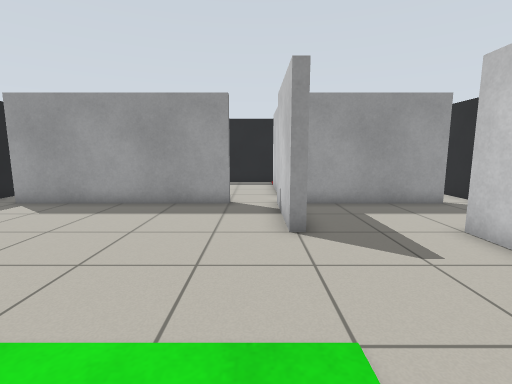
[1] (above)

16 first-person views from a walk through a world built for the Gazebo simulator. The camera is 0.92 m above the floor, tilts 8° down and sees 85° across. The floor is counted in squares, 0.5 m on a side. Each view is taken from the middle of a square. On the plan, view 1 faces up. The plan holds only what a view shows up to about 16 squares ahead; the rest is blank. Robots are left out.

[2]
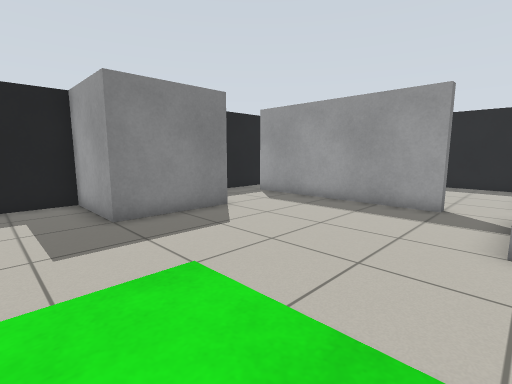

[3]
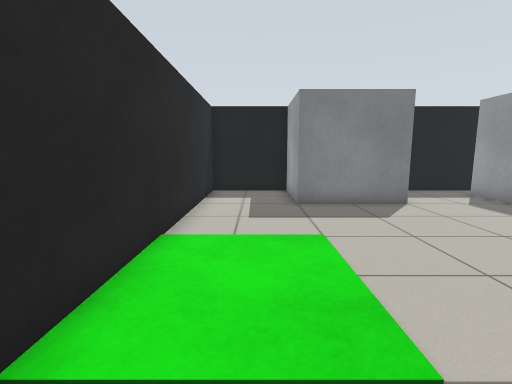

[4]
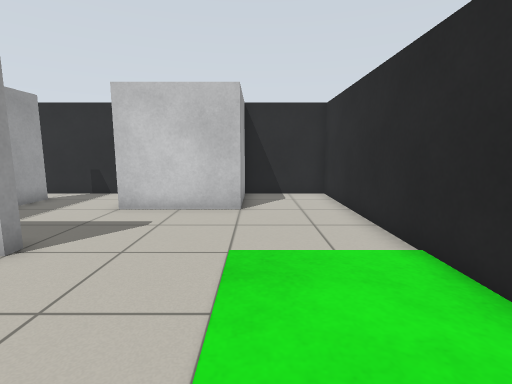

[5]
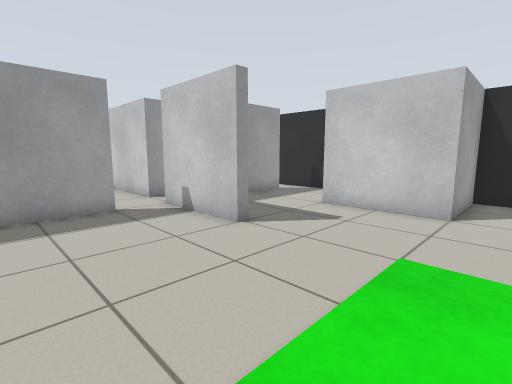

[6]
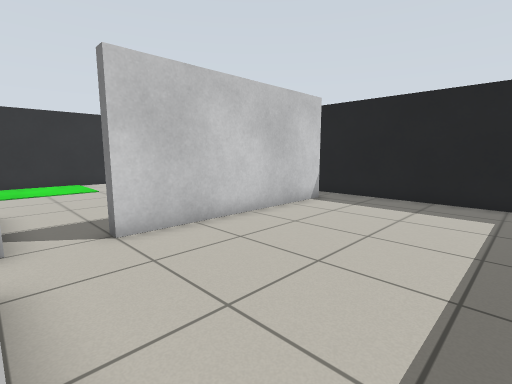

[7]
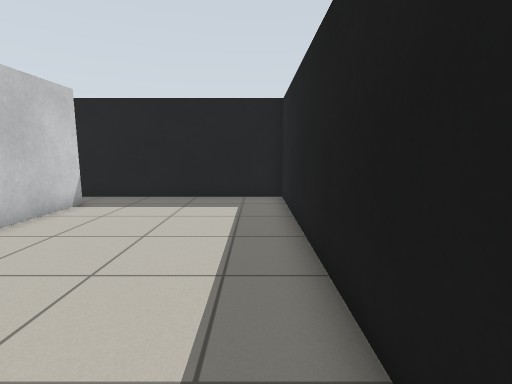

[8]
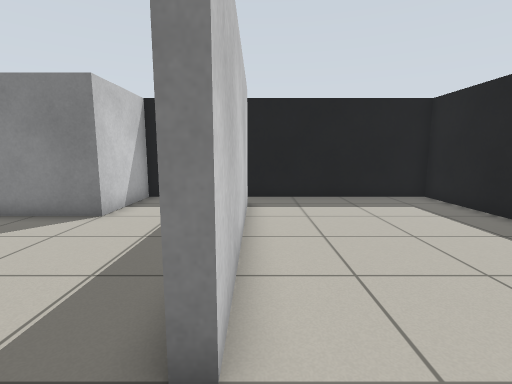

[9]
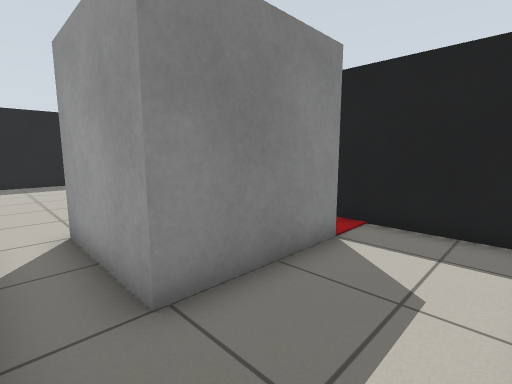

[10]
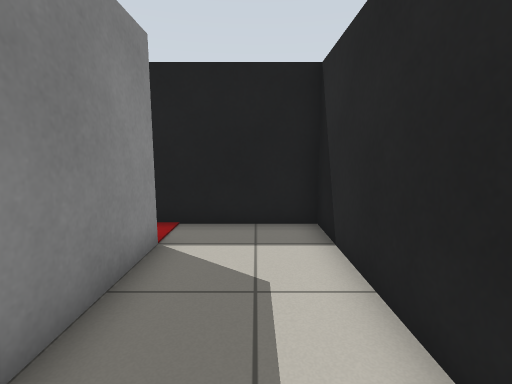

[11]
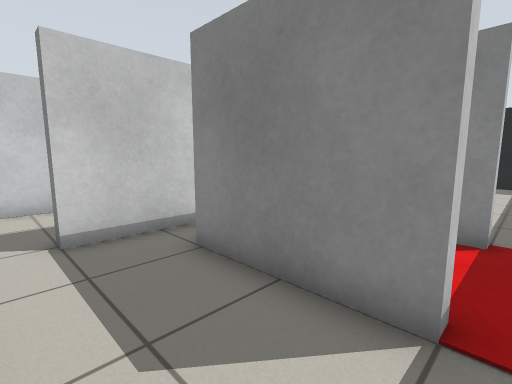

[12]
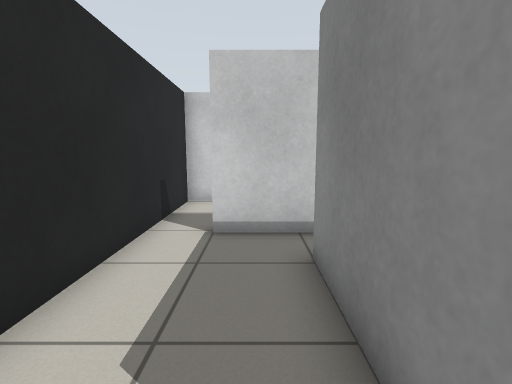

[13]
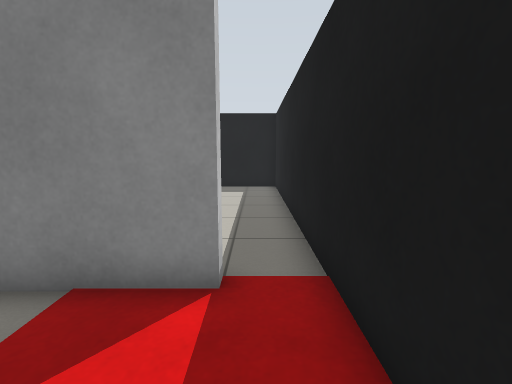

[14]
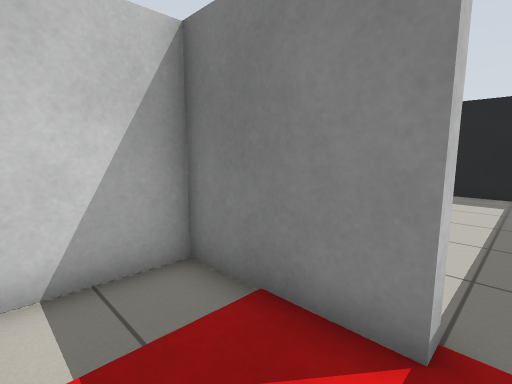

[15]
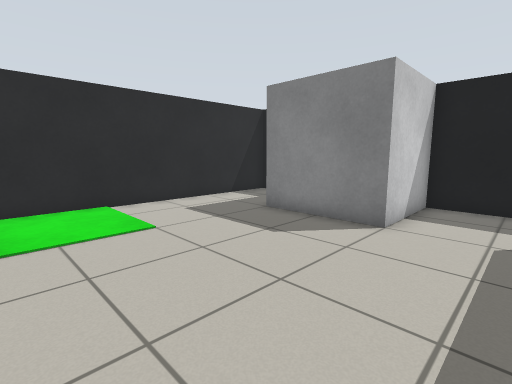

[16]
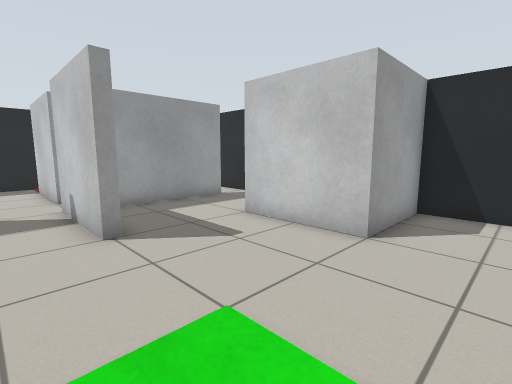

### Floor plan
Ten units are one square. View 1 is at (0, 0); x grows to the right and y downward. Boxes are objects, and circles mark ways between rooms. Rooms are numbered by the first view taken in them; rooms with no view inside come last. Other rooms are left out.
<svg viewBox="-111 -186 202 202">
<path fill="none" stroke="#000" d="M12 -65 8 -65 8 -105M-10 -107 -10 -103 -90 -103M-84 -65 -70 -65 -70 -25 -106 -25 -106 11 86 11 86 -25 50 -25 50 -65M64 -65 86 -65 86 -104M70 -107 70 -103 19 -103M10 -165 14 -165 14 -127 40 -127M46 -181 6 -181M45 -165 50 -165 50 -123 10 -123M39 -107 70 -107M86 -104 86 -181 46 -181M-90 -107 -10 -107M10 -123 10 -165M6 -181 -106 -181 -106 -104M-106 -104 -106 -65 -84 -65"/>
<circle cx="80" cy="-100" r="3" fill="#2a7"/>
<circle cx="0" cy="-100" r="3" fill="#2a7"/>
<circle cx="-75" cy="-80" r="3" fill="#2a7"/>
<circle cx="50" cy="-170" r="3" fill="#2a7"/>
<circle cx="10" cy="-170" r="3" fill="#2a7"/>
<circle cx="10" cy="-110" r="3" fill="#2a7"/>
<circle cx="-95" cy="-100" r="3" fill="#2a7"/>
<text x="-10" y="-40">1</text>
<text x="30" y="-150">2</text>
<text x="60" y="-140">3</text>
<text x="-50" y="-140">4</text>
<text x="-100" y="-90">5</text>
</svg>
Room 1 opens to room 3. Room 1 opens to room 4. Room 1 opens to room 5. Room 2 opens to room 3. Room 2 opens to room 4. Room 3 opens to room 4. Room 4 opens to room 5.

Where each view was taken, in squares from view 1:
view 1: 0 up, 0 right, facing up
view 2: 0 up, 1 right, facing up-left
view 3: 1 up, 3 right, facing left
view 4: 2 up, 4 left, facing right
view 5: 1 up, 4 left, facing up-right
view 6: 17 up, 1 right, facing down-left
view 7: 17 up, 1 right, facing left
view 8: 11 up, 1 right, facing left
view 9: 11 up, 8 right, facing up-left
view 10: 11 up, 7 right, facing up
view 11: 17 up, 8 right, facing down-left
view 12: 17 up, 6 right, facing down
view 13: 17 up, 5 right, facing left
view 14: 17 up, 4 right, facing down-left
view 15: 9 up, 0 right, facing down-left
view 16: 0 up, 1 left, facing up-right
